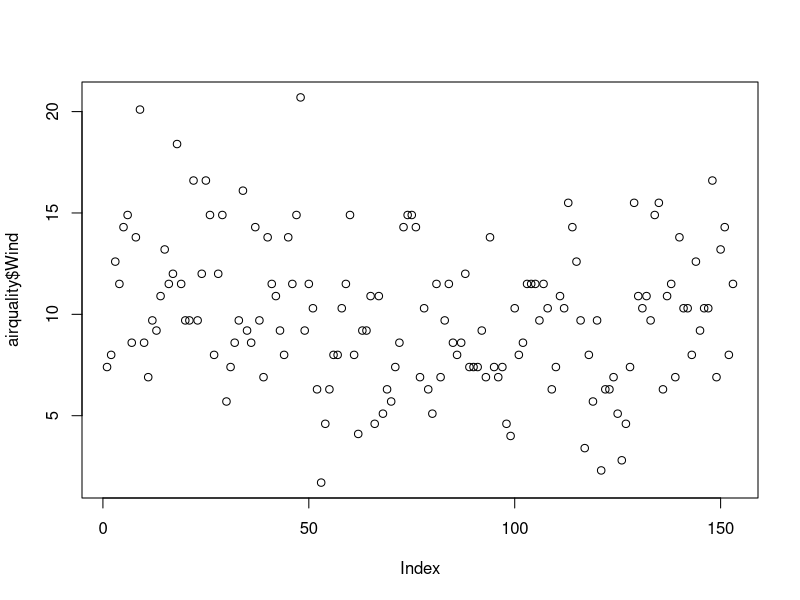
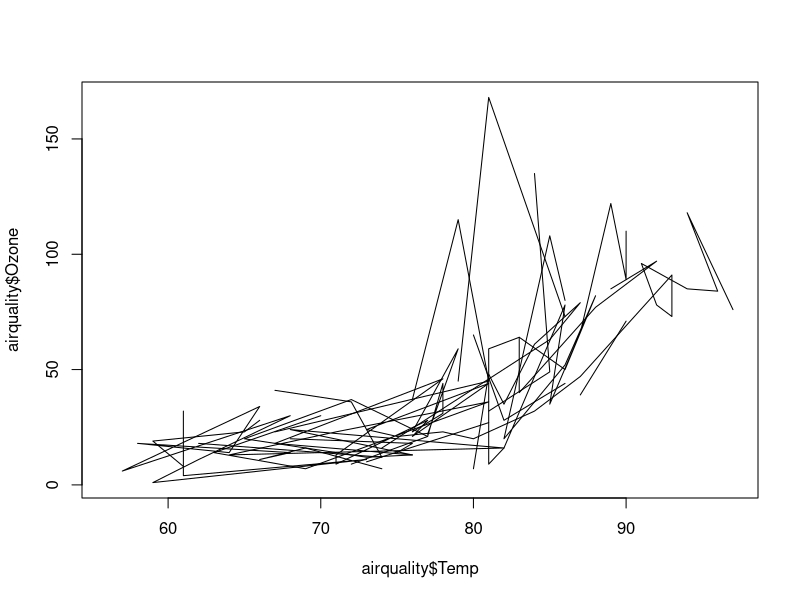
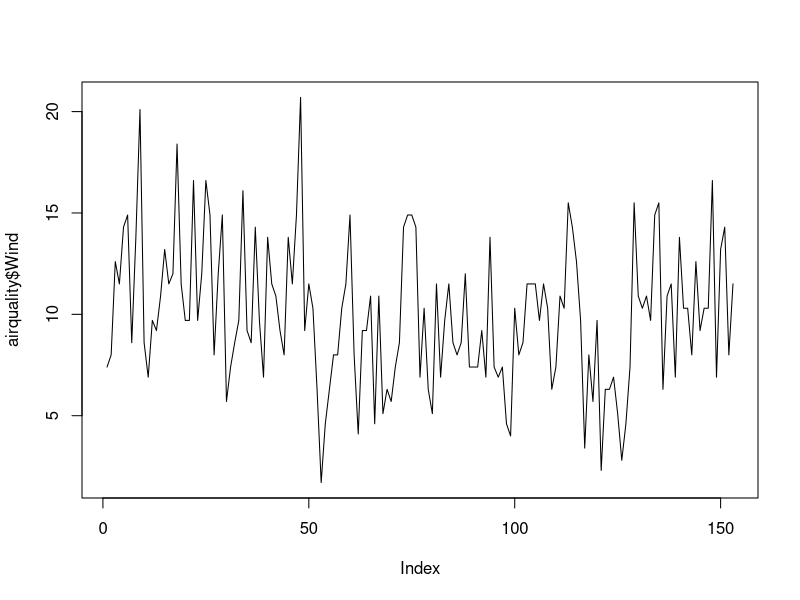
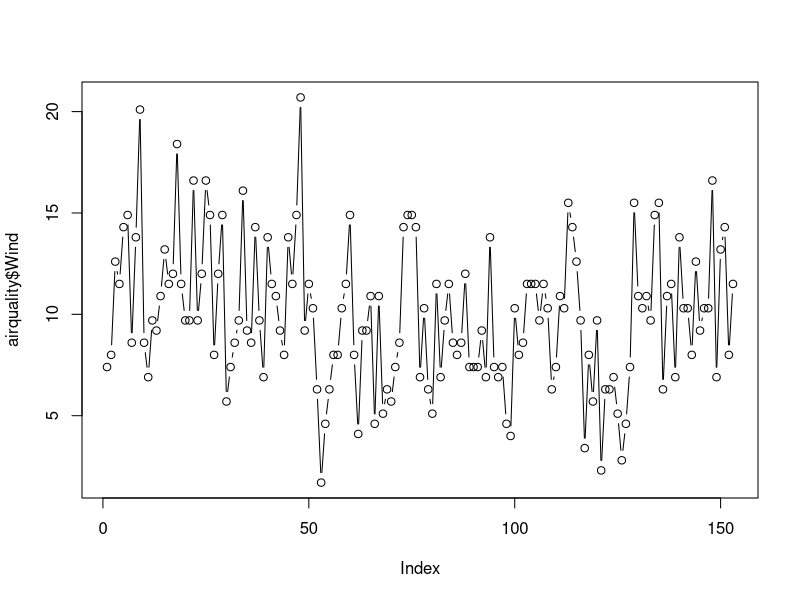
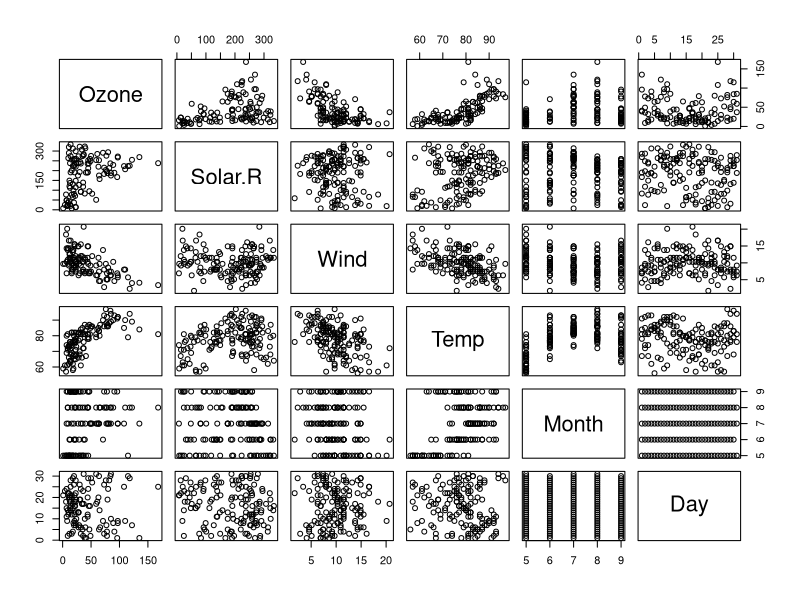
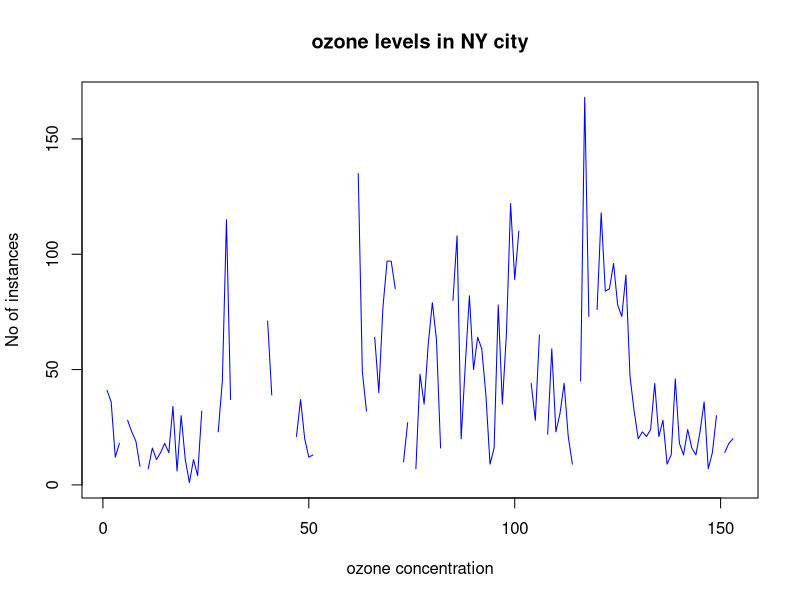
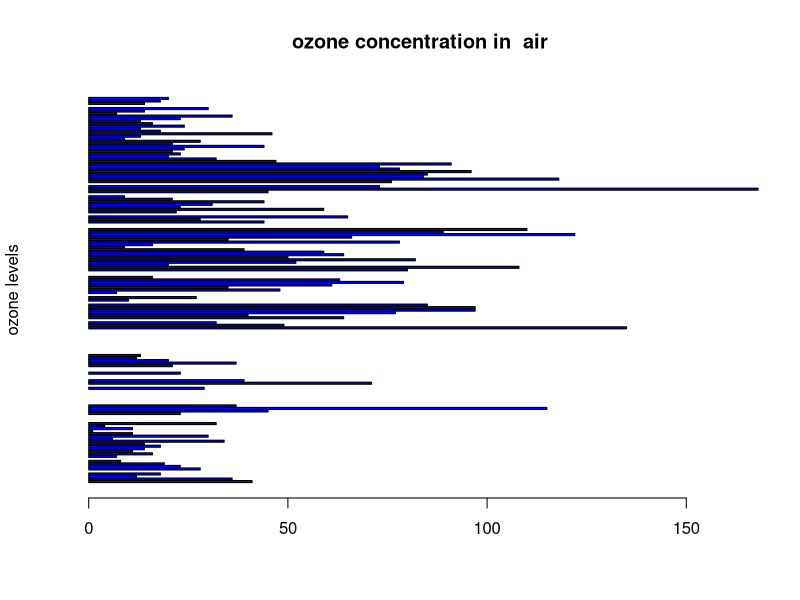
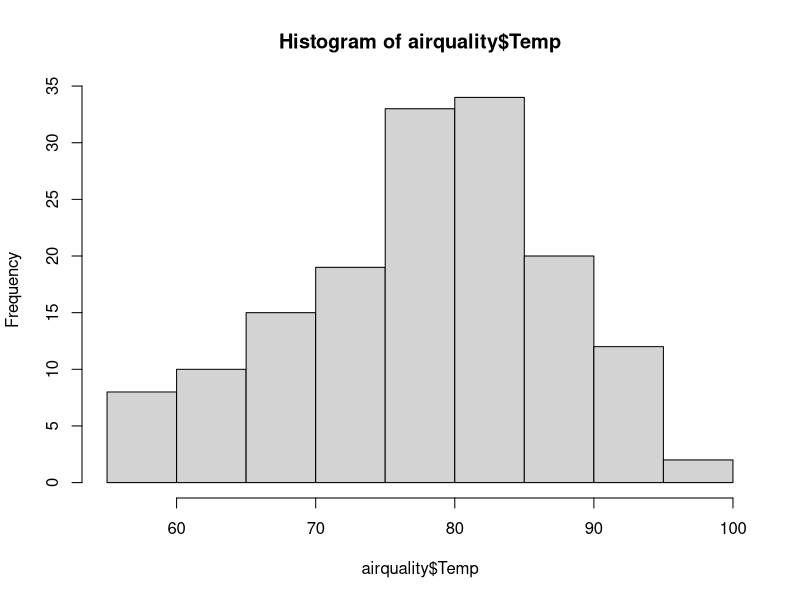

R code for these plots, in order: (Note: this script raises an error after producing the figures.)
vec1 <- c(45,2,3)
vec2 = c(1,2,3,4)

var<- vec1[1:3]
var<- vec1[1:4]
vec1[c(1,3)]
vector <- rep(1,10) #repeated 1 t10 times
seq <-seq(2,6)  #seq of integers bwt 2 nd 6
seq1 <-seq(4,20, by=4) #evey 4th integer bwt 4 nd 30

x <- c(2,0,0,4)
y <- c(1,9,9,9)
x + y   #sum of elements
x*4  #multiplies elements
sqrt(x) 
seq(1,10)
x[1]  # select the first element
x[-1] # exclude the first element
x[c(-1,-2)]  # exclude the1st nd 2nd element
x[1]<-3 ;x    # replace  1st element
x[-1]<-5 ; x  # replaces all elements other than 1st elt
y < 9  #compares each element returns t or f
y[4] =1
y[y<9] = 2 #edits the elt marked as true in index vector
y
df<-data.frame(x=1:3,y=c("4","A","C"),z=rep(1,3))
df[1:3,c(1,3)]
df[1:3,1:2]

airquality <- datasets::airquality

head(airquality)
tail(airquality,10)
airquality[50:60,c(1,2)]
df <- airquality[,-6]

summary(airquality[,c(4,5)])

airquality$Ozone
airquality$Wind
airquality$Temp
airquality$Solar.R

summary(airquality$Wind)
summary(airquality$Month)
summary(airquality)

plot(airquality$Wind)
plot(airquality$Temp,airquality$Ozone,type = "l")
plot(airquality$Wind ,type = "l")  # line chart
plot(airquality$Wind ,type = "b") #line chart with scatter plot
plot(airquality) #scatter matrix
plot(airquality$Ozone,xlab = 'ozone concentration',
     ylab = 'No of instances', main ='ozone levels in NY city',
     col = 'blue', type = 'l')

#horizontal bar plot
barplot(airquality$Ozone, main ='ozone concentration in  air',
        ylab = 'ozone levels',col = 'blue',horiz = T,axes = T )


#histogram 
hist(airquality$Temp)
hist(airquality$Temp,
     main = 'Solar Radiation value in air',
     xlab = 'solar rad',col = 'blue')

#box plot
boxplot(airquality$Wind,main='box plot')
boxplot.stats(airquality$Wind)$out  #out represent outliers

boxplot.stats(airquality$Ozone)$out

#multiple boxplot
boxplot(airquality[,1:4],main = 'Multiple')

--------------------------
  
par(mfrow=c(3,3),mar=c(2,5,2,1),las=0, bty="o")

plot(airquality$Ozone)
plot(airquality$Ozone, airquality$Wind)
plot(airquality$Ozone,type = "l")
plot(airquality$Ozone,type = "l")
plot(airquality$Ozone,type = "l")
barplot(airquality$Ozone, main ='ozone concentration in  air',
        ylab = 'ozone levels',col = 'blue',horiz = T,axes = T )
hist(airquality$Solar.R)
boxplot(airquality$Solar.R)
boxplot(airquality[,0:4], main = "Multiple Box Plots")

#for practice
e_quakes<- datasets::quakes
sd(airquality$Ozone,na.rm = T )
#var
#skewness
#kurtosis
#Density plot

head(e_quakes)
tail(e_quakes,10)

summary(e_quakes[,c(4,5)])
e_quakes$lat
e_quakes$long
e_quakes$mag
e_quakes$stations
summary(e_quakes$lat)
summary(e_quakes$long)
summary(e_quakes$mag)
summary(e_quakes$stations)
plot(e_quakes)
plot(e_quakes$stations)
plot(e_quakes$lat)
plot(e_quakes$long)
plot(e_quakes$depth)
plot(e_quakes$mag)
plot(e_quakes$mag,type="l")
plot(e_quakes$long,type="b")

barplot(e_quakes$long, main ='longitude',
        ylab = 'longitude',col = 'red',horiz = T,axes = T )

hist(e_quakes$lat)
hist(e_quakes$long)
hist(e_quakes$mag)
hist(e_quakes$depth)
hist(e_quakes$stations)

boxplot(e_quakes$lat)
boxplot(e_quakes$long, main = "box plot")
boxplot(e_quakes$mag)
boxplot(e_quakes$stations)$out
boxplot(e_quakes[,0:5],main="multiple")
